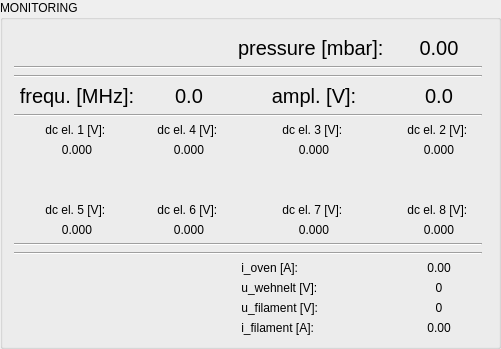
           <widget class="QGroupBox" name="groupBox_7">
            <property name="title">
             <string>MONITORING</string>
            </property>
            <layout class="QVBoxLayout" name="verticalLayout_20">
             <item>
              <layout class="QGridLayout" name="gridLayout_21">
               <item row="3" column="0" colspan="8">
                <widget class="Line" name="line_37">
                 <property name="orientation">
                  <enum>Qt::Horizontal</enum>
                 </property>
                </widget>
               </item>
               <item row="9" column="6" colspan="2">
                <widget class="QLabel" name="label_99">
                 <property name="text">
                  <string>dc el. 8 [V]: </string>
                 </property>
                 <property name="alignment">
                  <set>Qt::AlignCenter</set>
                 </property>
                </widget>
               </item>
               <item row="7" column="6" colspan="2">
                <widget class="QLabel" name="label_el_2_seq_01">
                 <property name="text">
                  <string> 0.000 </string>
                 </property>
                 <property name="alignment">
                  <set>Qt::AlignCenter</set>
                 </property>
                </widget>
               </item>
               <item row="9" column="0" colspan="2">
                <widget class="QLabel" name="label_96">
                 <property name="text">
                  <string>dc el. 5 [V]: </string>
                 </property>
                 <property name="alignment">
                  <set>Qt::AlignCenter</set>
                 </property>
                </widget>
               </item>
               <item row="7" column="0" colspan="2">
                <widget class="QLabel" name="label_el_1_seq_01">
                 <property name="text">
                  <string> 0.000 </string>
                 </property>
                 <property name="alignment">
                  <set>Qt::AlignCenter</set>
                 </property>
                </widget>
               </item>
               <item row="16" column="6" colspan="2">
                <widget class="QLabel" name="label_e_gun_i_fil_seq_01">
                 <property name="text">
                  <string>0.00</string>
                 </property>
                 <property name="alignment">
                  <set>Qt::AlignCenter</set>
                 </property>
                </widget>
               </item>
               <item row="13" column="4" colspan="2">
                <widget class="QLabel" name="label_108">
                 <property name="text">
                  <string> i_oven [A]:</string>
                 </property>
                </widget>
               </item>
               <item row="15" column="6" colspan="2">
                <widget class="QLabel" name="label_e_gun_u_fil_seq_01">
                 <property name="text">
                  <string>0</string>
                 </property>
                 <property name="alignment">
                  <set>Qt::AlignCenter</set>
                 </property>
                </widget>
               </item>
               <item row="15" column="4" colspan="2">
                <widget class="QLabel" name="label_112">
                 <property name="text">
                  <string> u_filament [V]:</string>
                 </property>
                </widget>
               </item>
               <item row="6" column="6" colspan="2">
                <widget class="QLabel" name="label_91">
                 <property name="text">
                  <string>dc el. 2 [V]: </string>
                 </property>
                 <property name="alignment">
                  <set>Qt::AlignCenter</set>
                 </property>
                </widget>
               </item>
               <item row="13" column="6" colspan="2">
                <widget class="QLabel" name="label_oven_i_seq_01">
                 <property name="text">
                  <string>0.00</string>
                 </property>
                 <property name="alignment">
                  <set>Qt::AlignCenter</set>
                 </property>
                </widget>
               </item>
               <item row="11" column="0" colspan="8">
                <widget class="Line" name="line_39">
                 <property name="orientation">
                  <enum>Qt::Horizontal</enum>
                 </property>
                </widget>
               </item>
               <item row="16" column="4" colspan="2">
                <widget class="QLabel" name="label_114">
                 <property name="text">
                  <string> i_filament [A]:</string>
                 </property>
                </widget>
               </item>
               <item row="0" column="4">
                <spacer name="horizontalSpacer_83">
                 <property name="orientation">
                  <enum>Qt::Horizontal</enum>
                 </property>
                 <property name="sizeHint" stdset="0">
                  <size>
                   <width>40</width>
                   <height>5</height>
                  </size>
                 </property>
                </spacer>
               </item>
               <item row="0" column="7">
                <spacer name="horizontalSpacer_87">
                 <property name="orientation">
                  <enum>Qt::Horizontal</enum>
                 </property>
                 <property name="sizeHint" stdset="0">
                  <size>
                   <width>40</width>
                   <height>5</height>
                  </size>
                 </property>
                </spacer>
               </item>
               <item row="0" column="5">
                <spacer name="horizontalSpacer_81">
                 <property name="orientation">
                  <enum>Qt::Horizontal</enum>
                 </property>
                 <property name="sizeHint" stdset="0">
                  <size>
                   <width>40</width>
                   <height>5</height>
                  </size>
                 </property>
                </spacer>
               </item>
               <item row="0" column="1">
                <spacer name="horizontalSpacer_82">
                 <property name="orientation">
                  <enum>Qt::Horizontal</enum>
                 </property>
                 <property name="sizeHint" stdset="0">
                  <size>
                   <width>40</width>
                   <height>5</height>
                  </size>
                 </property>
                </spacer>
               </item>
               <item row="0" column="0">
                <spacer name="horizontalSpacer_86">
                 <property name="orientation">
                  <enum>Qt::Horizontal</enum>
                 </property>
                 <property name="sizeHint" stdset="0">
                  <size>
                   <width>40</width>
                   <height>5</height>
                  </size>
                 </property>
                </spacer>
               </item>
               <item row="2" column="0" colspan="8">
                <widget class="Line" name="line_35">
                 <property name="orientation">
                  <enum>Qt::Horizontal</enum>
                 </property>
                </widget>
               </item>
               <item row="10" column="0" colspan="2">
                <widget class="QLabel" name="label_el_5_seq_01">
                 <property name="text">
                  <string> 0.000 </string>
                 </property>
                 <property name="alignment">
                  <set>Qt::AlignCenter</set>
                 </property>
                </widget>
               </item>
               <item row="10" column="2" colspan="2">
                <widget class="QLabel" name="label_el_6_seq_01">
                 <property name="text">
                  <string> 0.000 </string>
                 </property>
                 <property name="alignment">
                  <set>Qt::AlignCenter</set>
                 </property>
                </widget>
               </item>
               <item row="1" column="4" colspan="2">
                <widget class="QLabel" name="label_86">
                 <property name="font">
                  <font>
                   <pointsize>15</pointsize>
                  </font>
                 </property>
                 <property name="text">
                  <string>pressure [mbar]: </string>
                 </property>
                </widget>
               </item>
               <item row="1" column="0" colspan="4">
                <layout class="QVBoxLayout" name="verticalLayout_ion_pump_pressure_seq_01"/>
               </item>
               <item row="1" column="6" colspan="2">
                <widget class="QLabel" name="label_pressure_ion_pump_seq_01">
                 <property name="font">
                  <font>
                   <pointsize>15</pointsize>
                  </font>
                 </property>
                 <property name="text">
                  <string>0.00</string>
                 </property>
                 <property name="alignment">
                  <set>Qt::AlignCenter</set>
                 </property>
                </widget>
               </item>
               <item row="6" column="2" colspan="2">
                <widget class="QLabel" name="label_89">
                 <property name="text">
                  <string>dc el. 4 [V]: </string>
                 </property>
                 <property name="alignment">
                  <set>Qt::AlignCenter</set>
                 </property>
                </widget>
               </item>
               <item row="7" column="2" colspan="2">
                <widget class="QLabel" name="label_el_4_seq_01">
                 <property name="text">
                  <string> 0.000 </string>
                 </property>
                 <property name="alignment">
                  <set>Qt::AlignCenter</set>
                 </property>
                </widget>
               </item>
               <item row="14" column="6" colspan="2">
                <widget class="QLabel" name="label_e_gun_i_weh_seq_01">
                 <property name="text">
                  <string>0</string>
                 </property>
                 <property name="alignment">
                  <set>Qt::AlignCenter</set>
                 </property>
                </widget>
               </item>
               <item row="8" column="0" colspan="8">
                <layout class="QVBoxLayout" name="verticalLayout_trap_pic_seq_01"/>
               </item>
               <item row="6" column="0" colspan="2">
                <widget class="QLabel" name="label_88">
                 <property name="text">
                  <string>dc el. 1 [V]: </string>
                 </property>
                 <property name="alignment">
                  <set>Qt::AlignCenter</set>
                 </property>
                </widget>
               </item>
               <item row="14" column="4" colspan="2">
                <widget class="QLabel" name="label_110">
                 <property name="text">
                  <string> u_wehnelt [V]:</string>
                 </property>
                </widget>
               </item>
               <item row="10" column="4" colspan="2">
                <widget class="QLabel" name="label_el_7_seq_01">
                 <property name="text">
                  <string> 0.000 </string>
                 </property>
                 <property name="alignment">
                  <set>Qt::AlignCenter</set>
                 </property>
                </widget>
               </item>
               <item row="13" column="0" rowspan="4" colspan="4">
                <layout class="QVBoxLayout" name="verticalLayout_monitoring_ovenandegun_seq_01"/>
               </item>
               <item row="4" column="6" colspan="2">
                <widget class="QLabel" name="label_rf_ampl_seq_01">
                 <property name="font">
                  <font>
                   <pointsize>15</pointsize>
                  </font>
                 </property>
                 <property name="text">
                  <string>0.0</string>
                 </property>
                 <property name="alignment">
                  <set>Qt::AlignCenter</set>
                 </property>
                </widget>
               </item>
               <item row="5" column="0" colspan="8">
                <widget class="Line" name="line_38">
                 <property name="orientation">
                  <enum>Qt::Horizontal</enum>
                 </property>
                </widget>
               </item>
               <item row="12" column="0" colspan="8">
                <widget class="Line" name="line_36">
                 <property name="orientation">
                  <enum>Qt::Horizontal</enum>
                 </property>
                </widget>
               </item>
               <item row="9" column="4" colspan="2">
                <widget class="QLabel" name="label_98">
                 <property name="text">
                  <string>dc el. 7 [V]: </string>
                 </property>
                 <property name="alignment">
                  <set>Qt::AlignCenter</set>
                 </property>
                </widget>
               </item>
               <item row="0" column="6">
                <spacer name="horizontalSpacer_85">
                 <property name="orientation">
                  <enum>Qt::Horizontal</enum>
                 </property>
                 <property name="sizeHint" stdset="0">
                  <size>
                   <width>40</width>
                   <height>5</height>
                  </size>
                 </property>
                </spacer>
               </item>
               <item row="9" column="2" colspan="2">
                <widget class="QLabel" name="label_97">
                 <property name="text">
                  <string>dc el. 6 [V]: </string>
                 </property>
                 <property name="alignment">
                  <set>Qt::AlignCenter</set>
                 </property>
                </widget>
               </item>
               <item row="7" column="4" colspan="2">
                <widget class="QLabel" name="label_el_3_seq_01">
                 <property name="text">
                  <string> 0.000 </string>
                 </property>
                 <property name="alignment">
                  <set>Qt::AlignCenter</set>
                 </property>
                </widget>
               </item>
               <item row="4" column="0" colspan="2">
                <widget class="QLabel" name="label_104">
                 <property name="font">
                  <font>
                   <pointsize>15</pointsize>
                  </font>
                 </property>
                 <property name="text">
                  <string> frequ. [MHz]: </string>
                 </property>
                 <property name="alignment">
                  <set>Qt::AlignCenter</set>
                 </property>
                </widget>
               </item>
               <item row="0" column="2">
                <spacer name="horizontalSpacer_80">
                 <property name="orientation">
                  <enum>Qt::Horizontal</enum>
                 </property>
                 <property name="sizeHint" stdset="0">
                  <size>
                   <width>40</width>
                   <height>5</height>
                  </size>
                 </property>
                </spacer>
               </item>
               <item row="8" column="8">
                <spacer name="verticalSpacer_22">
                 <property name="orientation">
                  <enum>Qt::Vertical</enum>
                 </property>
                 <property name="sizeHint" stdset="0">
                  <size>
                   <width>5</width>
                   <height>40</height>
                  </size>
                 </property>
                </spacer>
               </item>
               <item row="0" column="3">
                <spacer name="horizontalSpacer_84">
                 <property name="orientation">
                  <enum>Qt::Horizontal</enum>
                 </property>
                 <property name="sizeHint" stdset="0">
                  <size>
                   <width>40</width>
                   <height>5</height>
                  </size>
                 </property>
                </spacer>
               </item>
               <item row="4" column="2" colspan="2">
                <widget class="QLabel" name="label_rf_frequ_seq_01">
                 <property name="font">
                  <font>
                   <pointsize>15</pointsize>
                  </font>
                 </property>
                 <property name="text">
                  <string>0.0</string>
                 </property>
                 <property name="alignment">
                  <set>Qt::AlignCenter</set>
                 </property>
                </widget>
               </item>
               <item row="6" column="4" colspan="2">
                <widget class="QLabel" name="label_90">
                 <property name="text">
                  <string>dc el. 3 [V]: </string>
                 </property>
                 <property name="alignment">
                  <set>Qt::AlignCenter</set>
                 </property>
                </widget>
               </item>
               <item row="4" column="4" colspan="2">
                <widget class="QLabel" name="label_106">
                 <property name="font">
                  <font>
                   <pointsize>15</pointsize>
                  </font>
                 </property>
                 <property name="text">
                  <string> ampl. [V]: </string>
                 </property>
                 <property name="alignment">
                  <set>Qt::AlignCenter</set>
                 </property>
                </widget>
               </item>
               <item row="10" column="6" colspan="2">
                <widget class="QLabel" name="label_el_8_seq_01">
                 <property name="text">
                  <string> 0.000 </string>
                 </property>
                 <property name="alignment">
                  <set>Qt::AlignCenter</set>
                 </property>
                </widget>
               </item>
              </layout>
             </item>
            </layout>
           </widget>
